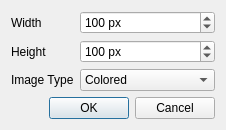
<?xml version="1.0" encoding="UTF-8"?>
<ui version="4.0">
 <class>NewFileDialog</class>
 <widget class="QDialog" name="NewFileDialog">
  <property name="geometry">
   <rect>
    <x>0</x>
    <y>0</y>
    <width>226</width>
    <height>125</height>
   </rect>
  </property>
  <property name="windowTitle">
   <string>New Image</string>
  </property>
  <layout class="QVBoxLayout" name="verticalLayout">
   <item>
    <layout class="QFormLayout" name="formLayout">
     <item row="0" column="0">
      <widget class="QLabel" name="label">
       <property name="text">
        <string>Width</string>
       </property>
      </widget>
     </item>
     <item row="0" column="1">
      <widget class="QSpinBox" name="widthSpinBox">
       <property name="suffix">
        <string> px</string>
       </property>
       <property name="minimum">
        <number>1</number>
       </property>
       <property name="maximum">
        <number>9999</number>
       </property>
       <property name="value">
        <number>100</number>
       </property>
      </widget>
     </item>
     <item row="1" column="0">
      <widget class="QLabel" name="label_2">
       <property name="text">
        <string>Height</string>
       </property>
      </widget>
     </item>
     <item row="1" column="1">
      <widget class="QSpinBox" name="heightSpinBox">
       <property name="suffix">
        <string> px</string>
       </property>
       <property name="minimum">
        <number>1</number>
       </property>
       <property name="maximum">
        <number>9999</number>
       </property>
       <property name="value">
        <number>100</number>
       </property>
      </widget>
     </item>
     <item row="2" column="0">
      <widget class="QLabel" name="label_3">
       <property name="text">
        <string>Image Type</string>
       </property>
      </widget>
     </item>
     <item row="2" column="1">
      <widget class="QComboBox" name="typeComboBox">
       <item>
        <property name="text">
         <string>Colored</string>
        </property>
       </item>
       <item>
        <property name="text">
         <string>Gray</string>
        </property>
       </item>
       <item>
        <property name="text">
         <string>Black And White</string>
        </property>
       </item>
      </widget>
     </item>
    </layout>
   </item>
   <item>
    <layout class="QHBoxLayout" name="horizontalLayout_4">
     <item>
      <spacer name="horizontalSpacer_2">
       <property name="orientation">
        <enum>Qt::Horizontal</enum>
       </property>
       <property name="sizeHint" stdset="0">
        <size>
         <width>40</width>
         <height>20</height>
        </size>
       </property>
      </spacer>
     </item>
     <item>
      <widget class="QPushButton" name="okPushButton">
       <property name="sizePolicy">
        <sizepolicy hsizetype="Preferred" vsizetype="Fixed">
         <horstretch>0</horstretch>
         <verstretch>0</verstretch>
        </sizepolicy>
       </property>
       <property name="text">
        <string>OK</string>
       </property>
      </widget>
     </item>
     <item>
      <widget class="QPushButton" name="cancelPushButton">
       <property name="sizePolicy">
        <sizepolicy hsizetype="Preferred" vsizetype="Fixed">
         <horstretch>0</horstretch>
         <verstretch>0</verstretch>
        </sizepolicy>
       </property>
       <property name="text">
        <string>Cancel</string>
       </property>
      </widget>
     </item>
    </layout>
   </item>
  </layout>
 </widget>
 <resources/>
 <connections/>
</ui>
